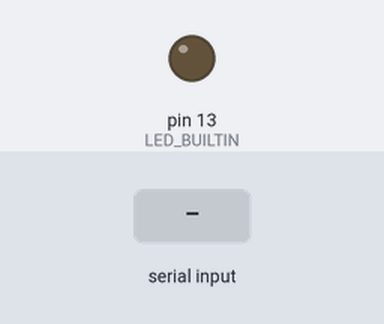
Bench run of a sketch on a simulated Arduino Uno, built with avr-gcc and run on an emulated ATmega328P. Shown: output pins drawn as LEDs (lit = HIGH). Dashed ring = blinking. Inputs (shaded band) come from the test bench.

Above: at 1.2 s.
1.3 s: "blink 150\n" received over Serial
At 2.7 s:
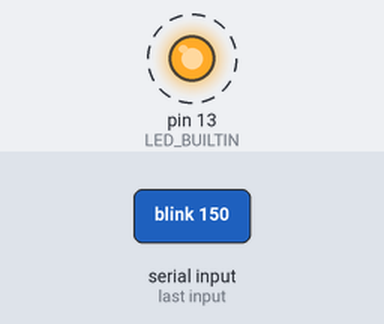
Timing chart, 0 to 10.3 s (numbered marks = the images above; inputs shaded):
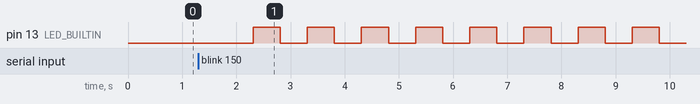

The sketch:

read_serial_blink.ino
```cpp
void setup() {
    Serial.begin(9600);
    pinMode(LED_BUILTIN, OUTPUT);
    digitalWrite(LED_BUILTIN, LOW);
}

void loop() {
    if (Serial.available() > 0) {
        String command = Serial.readString();
        command.trim();

        int spaceIndex = command.indexOf(' ');

        if (spaceIndex > 0) {
            String mainCommand = command.substring(0, spaceIndex);
            String parameter = command.substring(spaceIndex + 1);

            if (mainCommand.equals("blink")) {
                int blinkCount = parameter.toInt();
                if (blinkCount > 0) {
                    for (int i = 0; i < blinkCount; i++) {
                        digitalWrite(LED_BUILTIN, HIGH);
                        delay(500);
                        digitalWrite(LED_BUILTIN, LOW);
                        delay(500);
                    }
                }
            }
        } else if (command.equals("blink")) {
            // Default to 2 blinks if no parameter
            for (int i = 0; i < 2; i++) {
                digitalWrite(LED_BUILTIN, HIGH);
                delay(500);
                digitalWrite(LED_BUILTIN, LOW);
                delay(500);
            }
        }
    }
}
```

Measured:
- after the input at 1.3 s, pin 13 (LED_BUILTIN): alternates HIGH for 0.50 s and LOW for 0.50 s, starting after 1.0 s
